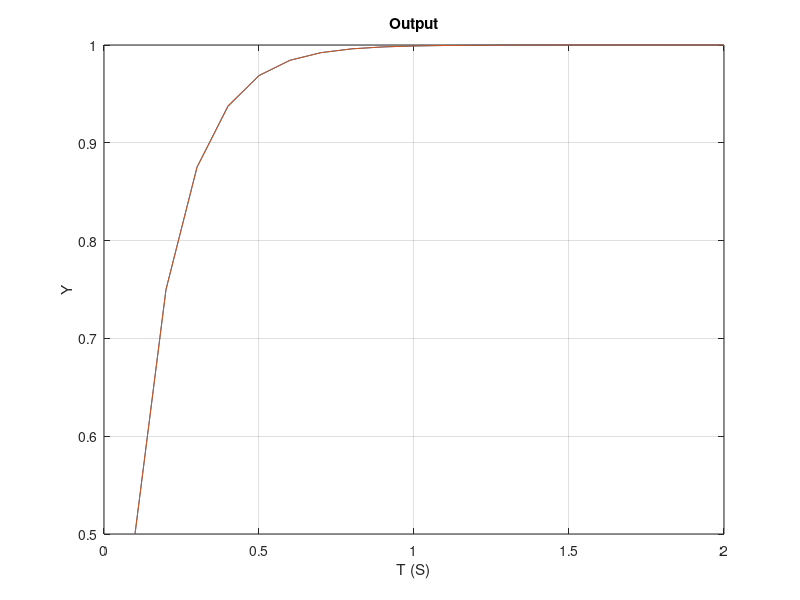

Reproduce this figure in MATLAB.
G = 0.5;
X = 1.0;
TS = 0.1;
Y = 0.0;
T = 0.0;
count = 0;

for N = 1:20
    Y = Y + G * (X - Y);
    T = N * TS;
    YTHEORY = 1 - (1 - G)^N;
    count = count + 1;
    ArrayT(count) = T;
    ArrayY(count) = Y;
    ArrayYTHEORY(count) = YTHEORY;
end

figure
plot(ArrayT, ArrayY, ArrayT, ArrayYTHEORY);
grid on;
title('Output');
xlabel('T (S)');
ylabel('Y');

clc
output = [ArrayT', ArrayY', ArrayYTHEORY'];
save('datfil', 'output', '-ascii');
disp(['Simulation finished' ...
    '']);